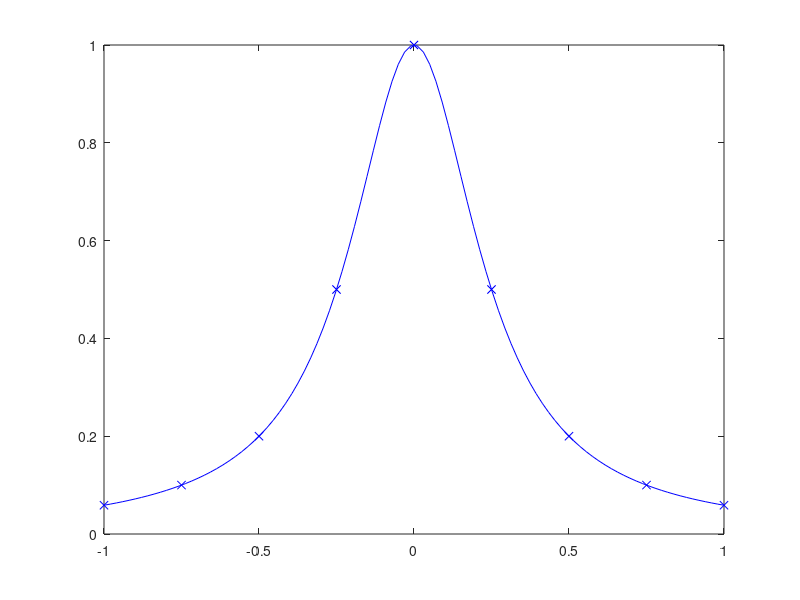

The MATLAB script that drew this image: (Note: this script raises an error after producing the figure.)
function test_equalspaced_interpolation()
  
  % close all;
  
  N = 9;  % Number of nodes.
  
  f = @(x) 1./(1 + 16*x.^2);
  x = linspace(-1, 1, 100);
  p1 = plot(x, f(x), 'b');
  hold on
  
  xi = linspace(-1, 1, N);
  fi = f(xi);
  p2 = plot(xi, fi, 'bx');
  y = lagrange(xi, fi, x);
  
  p3 = plot(x, y, 'r');
  legend([p1, p2, p3], 'Original function', 'Nodes', 'Interpolation')
  title(['Lagrange interpolation of order ', num2str(N)])
  
end

